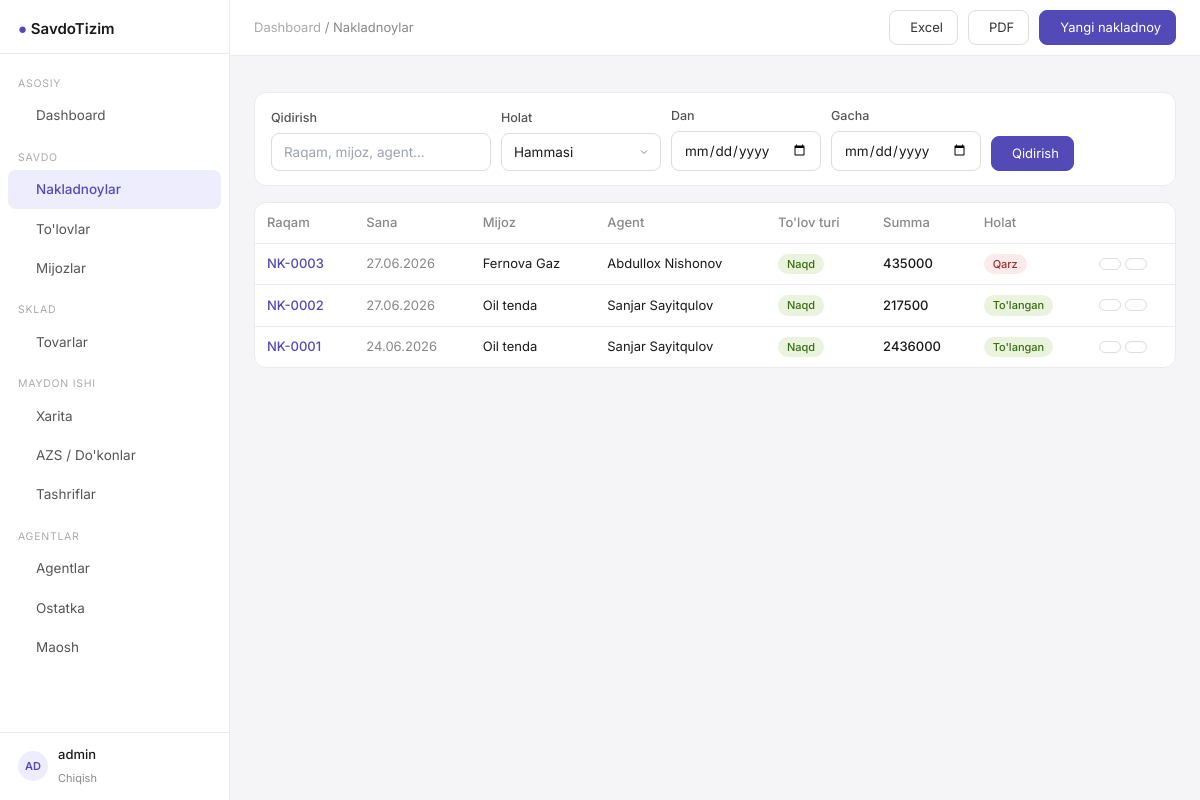
The app's page /orders/ (signed in) with its own data.
### apps/models.py (models this page shows, shortened)
class User(AbstractUser):
    pass

class Order(Model):
    class Status(TextChoices):
        PENDING = 'pending', "Kutilmoqda"
        PAID = 'paid', "To'langan"
        DEBT = 'debt', "Qarz"
        CANCELLED = 'cancelled', "Bekor qilingan"
    class PaymentType(TextChoices):
        CASH = 'cash', "Naqd"
        TRANSFER = 'transfer', "Perechesleniye"
        DEBT = 'debt', "Qarz (keyinroq)"
    number = CharField(max_length=20, unique=True, blank=True)
    cliente = ForeignKey(Cliente, on_delete=CASCADE, related_name='orders')
    agent = ForeignKey(Agent, on_delete=CASCADE, related_name='orders')
    status = CharField(max_length=20, choices=Status.choices, default=Status.PENDING)
    payment_type = CharField(
        max_length=20, choices=PaymentType.choices, default=PaymentType.CASH
    )
    total_sum = IntegerField(default=0)
    nak_picture = ImageField(upload_to='orders/', null=True, blank=True)
    note = TextField(blank=True)
    date_created = DateTimeField(auto_now_add=True)
    date_updated = DateTimeField(auto_now=True)
    class Meta:
        verbose_name = "Nakladnoy"
        verbose_name_plural = "Nakladnoylar"
        ordering = ['-date_created']

class Cliente(Model):
    first_name = CharField(max_length=120)
    last_name = CharField(max_length=120)
    firma_name = CharField(max_length=120, blank=True)
    alternative_name = CharField(max_length=120, blank=True)
    phone = CharField(max_length=20, blank=True)
    address = CharField(max_length=255, blank=True)
    agent = ForeignKey(Agent, on_delete=SET_NULL, null=True, related_name='clientes')
    is_active = BooleanField(default=True)
    date_created = DateTimeField(auto_now_add=True)
    def __str__(self):
        return self.firma_name or f"{self.first_name} {self.last_name}"
    class Meta:
        verbose_name = "Mijoz"
        verbose_name_plural = "Mijozlar"

class Agent(Model):
    first_name = CharField(max_length=120)
    last_name = CharField(max_length=120)
    phone = CharField(max_length=20)
    address = CharField(max_length=255, blank=True)
    commission_rate = DecimalField(
        max_digits=5, decimal_places=2, default=3.0,
        help_text="Foiz stavkasi, masalan 3.5"
    )
    balance_limit = IntegerField(
        default=0,
        help_text="Agentga berilishi mumkin bo'lgan maksimal naqd pul"
    )
    is_active = BooleanField(default=True)
    date_created = DateTimeField(auto_now_add=True)
    def __str__(self):
        return f"{self.first_name} {self.last_name}"
    class Meta:
        verbose_name = "Agent"
        verbose_name_plural = "Agentlar"

### apps/views.py (the view, shortened to what this page needs)
# urls.py: path('orders/', views.order_list, name='order_list'),
@login_required
def order_list(request):
    status_filter = request.GET.get('status', '')
    q = request.GET.get('q', '')
    date_from = request.GET.get('date_from', '')
    date_to = request.GET.get('date_to', '')
    orders = Order.objects.select_related('cliente', 'agent').all()
    if status_filter:
        orders = orders.filter(status=status_filter)
    if date_from:
        orders = orders.filter(date_created__date__gte=date_from)
    if date_to:
        orders = orders.filter(date_created__date__lte=date_to)
    context = {
        'orders': orders,
        'q': q,
        'status_filter': status_filter,
        'date_from': date_from,
        'date_to': date_to,
        'status_choices': Order.Status.choices,
    }
    return render(request, 'orders/list.html', context)

### templates/orders/list.html (shortened to what this page needs)
{% extends "base.html" %}
{% block breadcrumb %}<a href="{% url 'dashboard' %}" style="color:#aaa;text-decoration:none;">Dashboard</a> /
    Nakladnoylar{% endblock %}
{% block topbar_actions %}
    <a href="{% url 'order_export_excel' %}?{{ request.GET.urlencode }}" class="btn">
         Excel
    </a>
    <a href="{% url 'order_export_pdf' %}?{{ request.GET.urlencode }}" class="btn">
         PDF
    </a>
    <a href="{% url 'order_create' %}" class="btn btn-primary"> Yangi nakladnoy</a>
{% endblock %}
{% block content %}
    <div class="card" style="padding:14px 16px; margin-bottom:16px;">
        <form method="get" style="display:flex; flex-wrap:wrap; gap:10px; align-items:flex-end;">
            <div>
                <label class="form-label">Qidirish</label>
                <input type="text" name="q" value="{{ q }}" placeholder="Raqam, mijoz, agent..." class="form-control"
                       style="width:220px;">
            </div>
            <div>
                <label class="form-label">Holat</label>
                <select name="status" class="form-control" style="width:160px;">
                    <option value="">Hammasi</option>
                </select>
            </div>
            <div>
                <label class="form-label">Dan</label>
                <input type="date" name="date_from" value="{{ date_from }}" class="form-control" style="width:150px;">
            </div>
            <div>
                <label class="form-label">Gacha</label>
                <input type="date" name="date_to" value="{{ date_to }}" class="form-control" style="width:150px;">
            </div>
            <button type="submit" class="btn btn-primary"> Qidirish</button>
        </form>
    </div>
    <div class="card">
        <div style="overflow-x:auto;">
            <table class="table-base">
                <thead>
                <tr>
                    <th>Raqam</th>
                    <th>Sana</th>
                    <th>Mijoz</th>
                    <th>Agent</th>
                    <th>To'lov turi</th>
                    <th>Summa</th>
                    <th>Holat</th>
                    <th></th>
                </tr>
                </thead>
                <tbody>
                {% for order in orders %}
                    <tr>
                        <td><a href="{% url 'order_detail' order.pk %}"
                               style="color:#534AB7;text-decoration:none;font-weight:500;">{{ order.number }}</a></td>
                        <td style="color:#888;">{{ order.date_created|date:"d.m.Y" }}</td>
                        <td>{{ order.cliente }}</td>
                        <td>{{ order.agent }}</td>
                        <td>
                            {% if order.payment_type == 'cash' %}<span class="badge badge-green">Naqd</span>
                            {% elif order.payment_type == 'transfer' %}<span class="badge badge-blue">Perech.</span>
                            {% else %}<span class="badge badge-amber">Qarz</span>{% endif %}
                        </td>
                        <td style="font-weight:500;">{{ order.total_sum|floatformat:0 }}</td>
                        <td>
                            {% if order.status == 'paid' %}<span class="badge badge-green">To'langan</span>
                            {% elif order.status == 'debt' %}<span class="badge badge-red">Qarz</span>
                            {% elif order.status == 'pending' %}<span class="badge badge-amber">Kutilmoqda</span>
                            {% else %}<span class="badge badge-gray">Bekor</span>{% endif %}
                        </td>
                        <td>
                            <div style="display:flex;gap:4px;">
                                <a href="{% url 'order_detail' order.pk %}" class="btn btn-sm"></a>
                                <a href="{% url 'order_update' order.pk %}" class="btn btn-sm"></a>
                            </div>
                        </td>
                    </tr>
                {% empty %}
                    <tr>
                        <td colspan="8" style="text-align:center;color:#aaa;padding:32px;">Nakladnoy topilmadi</td>
                    </tr>
                {% endfor %}
                </tbody>
            </table>
        </div>
    </div>
{% endblock %}

### templates/base.html (shortened to what this page needs)
<!DOCTYPE html>
<html lang="uz">
<head>
    <script src="https://cdn.tailwindcss.com"></script>
    <link rel="stylesheet" href="https://cdn.jsdelivr.net/npm/@tabler/icons-webfont@latest/tabler-icons.min.css"/>
</head>
<body>
<aside class="sidebar">
    <div style="padding:16px 18px 12px; border-bottom:1px solid #EBEBEB;">
    <span style="font-size:15px; font-weight:600;">
      <span style="color:#534AB7;">●</span> SavdoTizim
    </span>
    </div>
    <nav style="flex:1; padding:8px 0; overflow-y:auto;">
        <div class="nav-section">Asosiy</div>
        <a href="{% url 'dashboard' %}"
           class="nav-link {% if request.resolver_match.url_name == 'dashboard' %}active{% endif %}">
             Dashboard
        </a>
        <div class="nav-section">Savdo</div>
        <a href="{% url 'order_list' %}"
           class="nav-link {% if 'order' in request.resolver_match.url_name %}active{% endif %}">
             Nakladnoylar
        </a>
        <a href="{% url 'payment_list' %}"
           class="nav-link {% if 'payment' in request.resolver_match.url_name %}active{% endif %}">
             To'lovlar
        </a>
        <a href="{% url 'cliente_list' %}"
           class="nav-link {% if 'cliente' in request.resolver_match.url_name %}active{% endif %}">
             Mijozlar
        </a>
        <div class="nav-section">Sklad</div>
        <a href="{% url 'product_list' %}"
           class="nav-link {% if 'product' in request.resolver_match.url_name %}active{% endif %}">
             Tovarlar
        </a>
        <div class="nav-section">Maydon ishi</div>
        <a href="{% url 'point_map' %}"
           class="nav-link {% if request.resolver_match.url_name == 'point_map' %}active{% endif %}">
             Xarita
        </a>
        <a href="{% url 'point_list' %}"
           class="nav-link {% if request.resolver_match.url_name in 'point_list,point_create,point_update' %}active{% endif %}">
             AZS / Do'konlar
        </a>
        <a href="{% url 'visit_list' %}"
           class="nav-link {% if 'visit' in request.resolver_match.url_name %}active{% endif %}">
             Tashriflar
        </a>
        <div class="nav-section">Agentlar</div>
        <a href="{% url 'agent_list' %}"
           class="nav-link {% if request.resolver_match.url_name in 'agent_list,agent_detail' %}active{% endif %}">
             Agentlar
        </a>
        <a href="{% url 'agent_balance_list' %}"
           class="nav-link {% if 'balance' in request.resolver_match.url_name %}active{% endif %}">
             Ostatka
        </a>
        <a href="{% url 'salary_list' %}"
           class="nav-link {% if 'salary' in request.resolver_match.url_name %}active{% endif %}">
             Maosh
        </a>
    </nav>
    <div style="padding:12px 18px; border-top:1px solid #EBEBEB;">
        {% if user.is_authenticated %}
            <div style="display:flex; align-items:center; gap:10px;">
                <div class="avatar">{{ user.username|slice:":2"|upper }}</div>
                <div>
                    <div style="font-size:13px; font-weight:500;">{{ user.get_full_name|default:user.username }}</div>
                    <a href="{% url 'logout' %}" style="font-size:11px; color:#888; text-decoration:none;">Chiqish</a>
                </div>
            </div>
        {% endif %}
    </div>
</aside>
<div class="main-content">
    <header class="topbar" style="display:flex; align-items:center; justify-content:space-between; padding:0 24px;">
        <nav style="font-size:13px; color:#888;">
            {% block breadcrumb %}{% endblock %}
        </nav>
        <div style="display:flex; align-items:center; gap:10px;">
            {% block topbar_actions %}{% endblock %}
        </div>
    </header>
    <main style="padding:24px; flex:1;">
        {% block content %}{% endblock %}
    </main>
</div>
</body>
</html>

### templates/base.html (style rules this page uses)
* { box-sizing: border-box; }
body { font-family: 'Inter', sans-serif; background: #F5F5F7; color: #1a1a1a; }
.sidebar { width: 230px; min-height: 100vh; background: #fff; border-right: 1px solid #EBEBEB; position: fixed; top: 0; left: 0; bottom: 0; z-index: 40; display: flex; flex-direction: column; }
.main-content { margin-left: 230px; min-height: 100vh; display: flex; flex-direction: column; }
.topbar { height: 56px; background: #fff; border-bottom: 1px solid #EBEBEB; position: sticky; top: 0; z-index: 30; }
.nav-link { display: flex; align-items: center; gap: 10px; padding: 9px 18px; font-size: 13.5px; color: #555; border-radius: 8px; margin: 1px 8px; transition: background .12s, color .12s; text-decoration: none; }
.nav-link.active { background: #EEEDFE; color: #534AB7; font-weight: 500; }
.nav-section { font-size: 10.5px; color: #aaa; padding: 14px 18px 4px; text-transform: uppercase; letter-spacing: .07em; }
.badge { display: inline-flex; align-items: center; font-size: 11px; padding: 2px 9px; border-radius: 20px; font-weight: 500; }
.badge-green { background: #EAF3DE; color: #3B6D11; }
.badge-red { background: #FCEBEB; color: #A32D2D; }
.card { background: #fff; border: 1px solid #EBEBEB; border-radius: 12px; }
.table-base { width: 100%; border-collapse: collapse; font-size: 13px; }
.table-base th { text-align: left; padding: 10px 12px; color: #888; font-weight: 500; border-bottom: 1px solid #EBEBEB; white-space: nowrap; }
.table-base td { padding: 10px 12px; border-bottom: 1px solid #EBEBEB; vertical-align: middle; }
.table-base tr:last-child td { border-bottom: none; }
.btn { display: inline-flex; align-items: center; gap: 6px; padding: 7px 14px; font-size: 13px; border-radius: 8px; border: 1px solid #DDDDE3; background: #fff; cursor: pointer; color: #333; text-decoration: none; transition: background .12s; }
.btn-primary { background: #534AB7; color: #fff; border-color: #534AB7; }
.btn-sm { padding: 5px 10px; font-size: 12px; }
.form-control { width: 100%; padding: 8px 12px; font-size: 13.5px; border: 1px solid #DDDDE3; border-radius: 8px; background: #fff; color: #1a1a1a; outline: none; transition: border .12s; }
.form-label { font-size: 12.5px; font-weight: 500; color: #555; margin-bottom: 5px; display: block; }
select.form-control { appearance: none; background-repeat: no-repeat; background-position: right 10px center; padding-right: 32px; }
.avatar { width: 30px; height: 30px; border-radius: 50%; background: #EEEDFE; color: #534AB7; font-size: 11px; font-weight: 600; display: inline-flex; align-items: center; justify-content: center; flex-shrink: 0; }

### records on screen
User: username "AD", get_full_name "admin"
Order: number "NK-0003", date_created "27.06.2026", cliente "Fernova Gaz", agent "Abdullox Nishonov", payment_type "Naqd", total_sum "435000", status "Qarz"
Order: number "NK-0002", date_created "27.06.2026", cliente "Oil tenda", agent "Sanjar Sayitqulov", payment_type "Naqd", total_sum "217500", status "To'langan"
Order: number "NK-0001", date_created "24.06.2026", cliente "Oil tenda", agent "Sanjar Sayitqulov", payment_type "Naqd", total_sum "2436000", status "To'langan"
